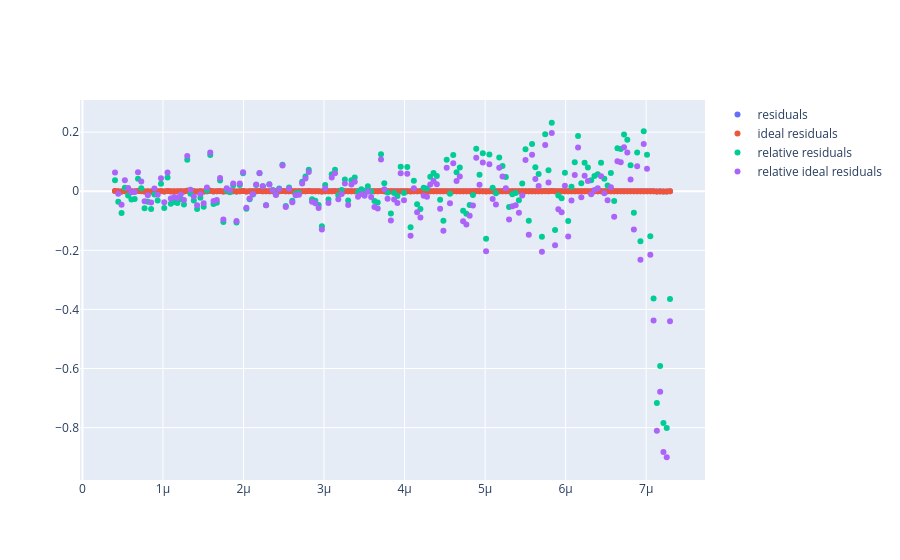

The notebook cell saved with this chart:
### Code cell
# ho provato a vedere come fossero gli errori poissoniani usando i risultati dell'interpolazione come base

res = (count/len(data_refact)) - y_fit
res_ideal = count/len(data_refact) - y_ideal_fit

fig = go.Figure()
fig.add_trace(go.Scatter(x=x_fit, y=res, mode='markers',  name='residuals'))
fig.add_trace(go.Scatter(x=x_fit, y=res_ideal, mode='markers',  name='ideal residuals'))
fig.add_trace(go.Scatter(x=x_fit, y=res/count * len(data_refact), mode='markers',  name='relative residuals'))
fig.add_trace(go.Scatter(x=x_fit, y=res_ideal/count * len(data_refact), mode='markers',  name='relative ideal residuals'))

fig.show()

### Figure 1 — Plotly figure (JSON) as saved in the notebook; plotly's stock layout.template omitted (floating-point values rounded to 4 significant figures; data arrays with more than 128 entries replaced by an {"elided": "..."} marker saying what was removed)
{"data": [{"mode": "markers", "name": "residuals", "type": "scatter", "x": {"elided": "170 float values"}, "y": {"elided": "170 float values"}}, {"mode": "markers", "name": "ideal residuals", "type": "scatter", "x": {"elided": "170 float values"}, "y": {"elided": "170 float values"}}, {"mode": "markers", "name": "relative residuals", "type": "scatter", "x": {"elided": "170 float values"}, "y": {"elided": "170 float values"}}, {"mode": "markers", "name": "relative ideal residuals", "type": "scatter", "x": {"elided": "170 float values"}, "y": {"elided": "170 float values"}}], "layout": {}}
